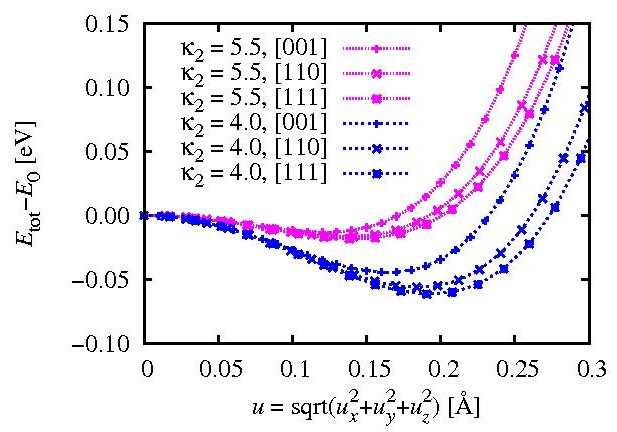

Write gnuplot code to recreate this figure.
#!/usr/bin/env gnuplot
# Time-stamp: <2009-03-27 00:44:57 takeshi>
# Author: Takeshi NISHIMATSU
##
set encoding iso_8859_1

set xrange [0:0.3]
set yrange [-0.1:0.15]
set xlabel '{/Times-Italic u} = sqrt({/Times-Italic u_@x}^2+{/Times-Italic u_@y}^2+{/Times-Italic u_@z}^2) [\305]'
#set xtics 100

set terminal postscript portrait enhanced color 'Times-Roman' 20
set output 'compare-potential-surface.eps'
set size 1.0,0.5

set key 0.19,0.14
#set title 'p=-5.0 [GPa],  Q_{Nose}=0.05 [eV ps^2],   n_{thermalize}=40,000,   n_{average}=10,000'
set format y '%.2f'
set ylabel '{/Times-Italic E}_{tot}-{/Times-Italic E}_0 [eV]'

# y_min=-0.005
# y_max= 0.03
# set yrange [y_min:y_max]
# set ylabel 'strain'
# set arrow 1 from 408,y_min to 408,y_max nohead lt 2
# set arrow 2 from 273,y_min to 273,y_max nohead lt 2
# set arrow 3 from 183,y_min to 183,y_max nohead lt 2

set origin 0.0,0.5
plot 'kappa5.5/potential-surface-001.dat' using 1:3            title '{/Symbol k}_2 = 5.5, [001]' w lp lt 4 pt 1 lw 2 ps 1,\
     'kappa5.5/potential-surface-110.dat' using ($1*sqrt(2)):3 title '{/Symbol k}_2 = 5.5, [110]' w lp lt 4 pt 2 lw 2 ps 1,\
     'kappa5.5/potential-surface-111.dat' using ($1*sqrt(3)):3 title '{/Symbol k}_2 = 5.5, [111]' w lp lt 4 pt 3 lw 2 ps 1,\
     'kappa4.0/potential-surface-001.dat' using 1:3            title '{/Symbol k}_2 = 4.0, [001]' w lp lt 3 pt 1 lw 2 ps 1,\
     'kappa4.0/potential-surface-110.dat' using ($1*sqrt(2)):3 title '{/Symbol k}_2 = 4.0, [110]' w lp lt 3 pt 2 lw 2 ps 1,\
     'kappa4.0/potential-surface-111.dat' using ($1*sqrt(3)):3 title '{/Symbol k}_2 = 4.0, [111]' w lp lt 3 pt 3 lw 2 ps 1

#set output
#!gs -q -sDEVICE=ppm -sPAPERSIZE=a4 -r90x90 -dSAFER -dNOPAUSE -dBATCH -sOutputFile=- -q compare-potential-surface.eps | cjpeg -quality 90 > compare-potential-surface.jpg

#Local variables:
#  compile-command: "gnuplot compare-potential-surface.gp && kill -HUP `pgrep gv`"
#End:
